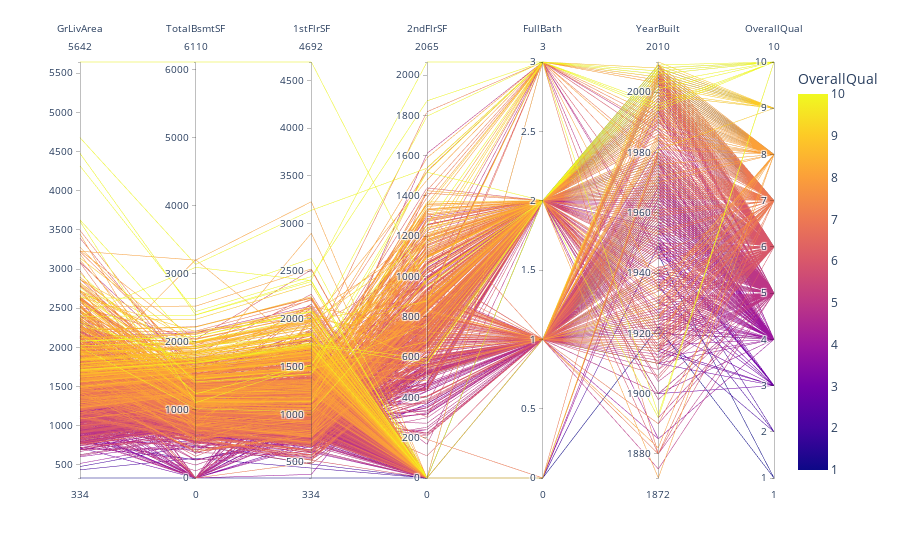

Notebook code for this chart:
### Markdown cell above
### Coordenadas paralelas

El gráfico de coordenadas paralelas es una visualización que permite comparar múltiples variables numéricas en un conjunto de datos. En este gráfico, cada variable se representa en un eje paralelo al resto de las variables, y las líneas que conectan los puntos representan las observaciones en el conjunto de datos.

El gráfico de coordenadas paralelas es útil para identificar patrones y relaciones complejas entre múltiples variables, y para identificar posibles valores atípicos o errores en los datos. **La gran ventaja de este tipo de gráficos es que permite visualizar la relación entre las *features* distinguiendo (coloreando) por la variable de interés.**
Una desventaja de este gráfico es que no muestra la distribución individual de cada variable, sino que muestra solamente la relación entre ellas.

### Code cell
variables_interes = [
    "GrLivArea",  # Area sobre el suelo
    "TotalBsmtSF",  # Area del sótano
    "1stFlrSF",  # Area del primer piso
    "2ndFlrSF",  # Area del segundo piso
    "FullBath",  # Número de baños
    "YearBuilt",  # Año de construcción
    "OverallQual",  # Calidad
]

px.parallel_coordinates(df, dimensions=variables_interes, color="OverallQual")

### Figure 1 — Plotly figure (JSON) as saved in the notebook; plotly's stock layout.template omitted (floating-point values rounded to 4 significant figures; data arrays with more than 128 entries replaced by an {"elided": "..."} marker saying what was removed)
{"data": [{"dimensions": [{"label": "GrLivArea", "values": {"elided": "1460 int values"}}, {"label": "TotalBsmtSF", "values": {"elided": "1460 int values"}}, {"label": "1stFlrSF", "values": {"elided": "1460 int values"}}, {"label": "2ndFlrSF", "values": {"elided": "1460 int values"}}, {"label": "FullBath", "values": {"elided": "1460 int values"}}, {"label": "YearBuilt", "values": {"elided": "1460 int values"}}, {"label": "OverallQual", "values": {"elided": "1460 int values"}}], "domain": {"x": [0, 1], "y": [0, 1]}, "line": {"color": {"elided": "1460 int values"}, "coloraxis": "coloraxis"}, "name": "", "type": "parcoords"}], "layout": {"coloraxis": {"colorbar": {"title": {"text": "OverallQual"}}, "colorscale": [[0, "#0d0887"], [0.1111, "#46039f"], [0.2222, "#7201a8"], [0.3333, "#9c179e"], [0.4444, "#bd3786"], [0.5556, "#d8576b"], [0.6667, "#ed7953"], [0.7778, "#fb9f3a"], [0.8889, "#fdca26"], [1, "#f0f921"]]}, "legend": {"tracegroupgap": 0}, "margin": {"t": 60}}}
